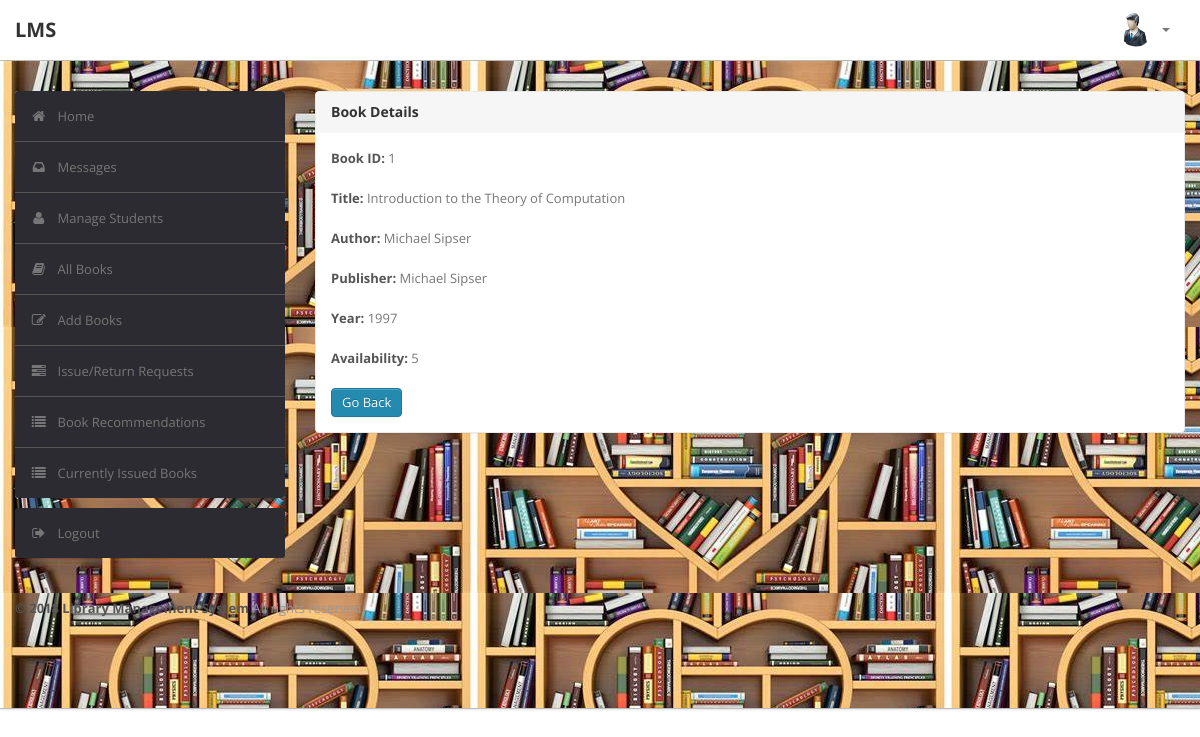
The page /admin/bookdetails.php?id=1 (signed in) on the database its author committed.
### tables this page shows
CREATE TABLE `book` (
  `BookId` int(10) NOT NULL AUTO_INCREMENT,
  `Title` varchar(50) DEFAULT NULL,
  `Publisher` varchar(50) DEFAULT NULL,
  `Year` varchar(50) DEFAULT NULL,
  `Availability` int(5) DEFAULT NULL,
  PRIMARY KEY (`BookId`)
);

CREATE TABLE `author` (
  `BookId` int(10) NOT NULL,
  `Author` varchar(50) NOT NULL,
  PRIMARY KEY (`BookId`,`Author`),
  CONSTRAINT `author_ibfk_1` FOREIGN KEY (`BookId`) REFERENCES `book` (`BookId`)
);

### admin/bookdetails.php (the view, shortened to what this page needs)
<?php
require('dbconn.php');
?>
<?php
if ($_SESSION['RollNo']) {
    ?>
<!DOCTYPE html>
<html lang="en">
    <head>
        <link type="text/css" href="bootstrap/css/bootstrap.min.css" rel="stylesheet">
        <link type="text/css" href="bootstrap/css/bootstrap-responsive.min.css" rel="stylesheet">
        <link type="text/css" href="css/theme.css" rel="stylesheet">
        <link type="text/css" href="images/icons/css/font-awesome.css" rel="stylesheet">
    </head>
    <body>
        <div class="navbar navbar-fixed-top">
            <div class="navbar-inner">
                <div class="container">
                        <a class="brand" href="index.php">LMS </a>
                    <div class="nav-collapse collapse navbar-inverse-collapse">
                        <ul class="nav pull-right">
                            <li class="nav-user dropdown"><a href="#" class="dropdown-toggle" data-toggle="dropdown">
                                <img src="images/admin.png" class="nav-avatar" />
                                <b class="caret"></b></a>
                            </li>
                        </ul>
                    </div>
                </div>
            </div>
        </div>
        <div class="wrapper">
            <div class="container">
                <div class="row">
                    <div class="span3">
                        <div class="sidebar">
                            <ul class="widget widget-menu unstyled">
                                <li class="active"><a href="index.php"><i class="menu-icon icon-home"></i>Home
                                </a></li>
                                 <li><a href="message.php"><i class="menu-icon icon-inbox"></i>Messages</a>
                                </li>
                                <li><a href="student.php"><i class="menu-icon icon-user"></i>Manage Students </a>
                                </li>
                                <li><a href="book.php"><i class="menu-icon icon-book"></i>All Books </a></li>
                                <li><a href="addbook.php"><i class="menu-icon icon-edit"></i>Add Books </a></li>
                                <li><a href="requests.php"><i class="menu-icon icon-tasks"></i>Issue/Return Requests </a></li>
                                <li><a href="recommendations.php"><i class="menu-icon icon-list"></i>Book Recommendations </a></li>
                                <li><a href="current.php"><i class="menu-icon icon-list"></i>Currently Issued Books </a></li>
                            </ul>
                            <ul class="widget widget-menu unstyled">
                                <li><a href="logout.php"><i class="menu-icon icon-signout"></i>Logout </a></li>
                            </ul>
                        </div>
                    </div>
                    <div class="span9">
                        <div class="content">
                        <div class="module">
                            <div class="module-head">
                                <h3>Book Details</h3>
                            </div>
                            <div class="module-body">
                        <?php
                            $x=$_GET['id'];
                            $sql="select * from LMS.book where BookId='$x'";
                            $result=$conn->query($sql);
                            $row=$result->fetch_assoc();
                                $bookid=$row['BookId'];
                                $name=$row['Title'];
                                $publisher=$row['Publisher'];
                                $year=$row['Year'];
                                $avail=$row['Availability'];
                                echo "<b>Book ID:</b> ".$bookid."<br><br>";
                                echo "<b>Title:</b> ".$name."<br><br>";
                                $sql1="select * from LMS.author where BookId='$bookid'";
                                $result=$conn->query($sql1);
                                echo "<b>Author:</b> ";
                                while($row1=$result->fetch_assoc())
                                {
                                    echo $row1['Author']."&nbsp;";
                                }
                                echo "<br><br>";
                                echo "<b>Publisher:</b> ".$publisher."<br><br>";
                                echo "<b>Year:</b> ".$year."<br><br>";
                                echo "<b>Availability:</b> ".$avail."<br><br>";
                            ?>
                        <a href="book.php" class="btn btn-primary">Go Back</a>
                               </div>
                           </div>
                            </div>
                </div>
            </div>
        </div>
<div class="footer">
            <div class="container">
                <b class="copyright">&copy; 2018 Library Management System </b>All rights reserved.
            </div>
        </div>
    </body>
</html>
<?php }
else {
    echo "<script type='text/javascript'>alert('Access Denied!!!')</script>";
} ?>

### admin/css/theme.css (style rules this page uses)
body { font-size: 13px; font-family: 'Open Sans', Arial, sans-serif; background: #fff; color: #777 }
h1, h2, h3, h4, h5, h6 { color: #333; margin-top: 0 }
h3 { font-size: 20px }
strong, b { color: #555 }
.wrapper { background: url(../images/bg.jpeg) #eee; border-bottom: 1px solid #bbb; -webkit-box-shadow: 0 1px 2px rgba(0,0,0,0.1); -moz-box-shadow: 0 1px 2px rgba(0,0,0,0.1); box-shadow: 0 1px 2px rgba(0,0,0,0.1); padding: 30px 0 }
.footer { color: #999; padding: 30px 0 60px }
body [class^="icon-"], body [class*=" icon-"] { font-size: 14px; line-height: 20px; height: 20px }
.module { background: #fff; -webkit-border-radius: 3px; -moz-border-radius: 3px; border-radius: 3px; border: 1px solid #ccc; border-bottom-color: #bbb; -webkit-box-shadow: 0 0 1px rgba(0,0,0,0.2); -moz-box-shadow: 0 0 1px rgba(0,0,0,0.2); box-shadow: 0 0 1px rgba(0,0,0,0.2); margin-bottom: 30px }
.navbar { position: static!important; margin: 0!important }
.navbar .navbar-inner { background: #fff; border-bottom: 1px solid #bbb; -webkit-box-shadow: 0 1px 2px rgba(0,0,0,0.15); -moz-box-shadow: 0 1px 2px rgba(0,0,0,0.15); box-shadow: 0 1px 2px rgba(0,0,0,0.15) }
.navbar .brand { color: #333; font-weight: bold; font-size: 20px; margin-right: 20px; padding: 20px }
.navbar .nav>li>a { padding: 20px 15px; font-weight: bold; color: #777 }
.nav-user>a { height: 20px }
.nav-avatar { width: 34px; height: 34px; margin: -7px 5px 0 0; -webkit-border-radius: 50%; -moz-border-radius: 50%; border-radius: 50% }
.btn, .btn-box { -webkit-border-radius: 3px; -moz-border-radius: 3px; border-radius: 3px }
.btn { font-size: 13px; font-weight: 600 }
.btn { display: inline-block; margin-bottom: 0; font-weight: 400; text-align: center; vertical-align: middle; cursor: pointer; background-image: none; border: 1px solid transparent; white-space: nowrap; padding: 4px 10px; font-size: 13px; line-height: 1.42857; border-radius: 4px; -webkit-user-select: none; -moz-user-select: none; -ms-user-select: none; user-select: none }
.btn-primary { color: #fff; background-color: #248aaf; border-color: #20799a }
.widget-menu { background: #fff; -webkit-border-radius: 3px; -moz-border-radius: 3px; border-radius: 3px; overflow: hidden }
.widget-menu a { color: #555; display: block; line-height: 20px; padding: 15px; text-decoration: none!important }
.widget-menu .menu-icon { margin-right: 10px; color: #767676; -webkit-transition: all .2s ease-in-out; -moz-transition: all .2s ease-in-out; transition: all .2s ease-in-out; }
.widget-menu>li+li { border-top: 1px solid #555 }
.widget-menu>li>a { background-color: #2d2b32; color: #767676; -webkit-transition: all .2s ease-in-out; -moz-transition: all .2s ease-in-out; transition: all .2s ease-in-out; }
.module { box-shadow: 0 0 3px rgba(0,0,0,.1); border-color: #e9e9e9; margin-bottom: 20px; background-color: #fff; border-radius: 4px; -webkit-box-shadow: 0 1px 1px rgba(0,0,0,.05); box-shadow: 0 1px 1px rgba(0,0,0,.05); }
.module-head { color: #767676; background-color: #f6f6f6; border-color: #e9e9e9; padding: 10px 15px; border-bottom: 1px solid transparent; border-top-right-radius: 3px; border-top-left-radius: 3px; }
.module-head h3 { font-size: 14px; line-height: 20px; height: 20px; margin: 0 }
.module-body { padding: 15px }

### rows shown on the page
book: BookId "1", Title "Introduction to the Theory of Computation", Publisher "Michael Sipser", Year "1997", Availability "5"
author: Author "Michael Sipser"
